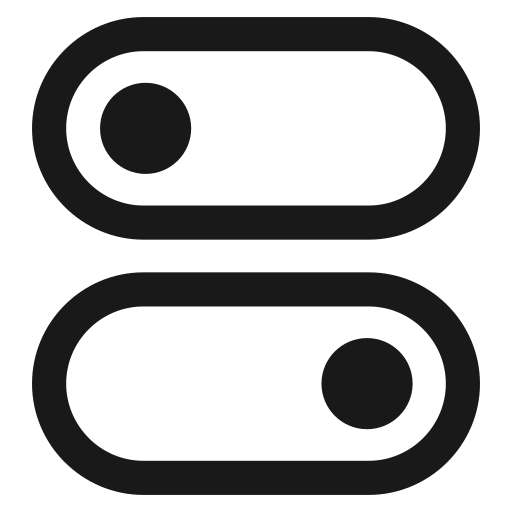
#> input picture media/images/control_center.png, 512 x 512 px
$ python extract-colors.py ../media/images/control_center.png
#> lines starting #> are read from the running program, lines starting #| are printed output that depends on the picture
#!/usr/bin/env python3
import sys, urllib.parse, urllib.request, io, json, os, colorsys, time

# ── Cache: one file per URL (hash-keyed) with TTL, no full-rewrite overhead ──
_CACHE_DIR = "/tmp/qs-colors"
_CACHE_TTL = 7 * 24 * 3600  # 7 days

def _cache_path(url):
    import hashlib
    return os.path.join(_CACHE_DIR, hashlib.md5(url.encode()).hexdigest() + ".txt")

def get_cached(url):
    try:
        p = _cache_path(url)
#> in get_colors, img is the input picture: PIL image 512x512 RGBA; mean R, G, B, A 8.3, 8.3, 8.3, 81.9
        if os.path.exists(p):
            # Honour TTL — stale entries are silently ignored
            if time.time() - os.path.getmtime(p) < _CACHE_TTL:
                with open(p, "r") as f:
                    return f.read().strip() or None
    except Exception:
        pass
    return None

def save_cache(url, colors):
    try:
        os.makedirs(_CACHE_DIR, exist_ok=True)
        with open(_cache_path(url), "w") as f:
            f.write(colors)
    except Exception:
        pass

def extract_vibrant_palette(img):
    # Downscale with BILINEAR for a more representative colour sample
    img.thumbnail((64, 64), 1)  # 1 = Image.Resampling.LANCZOS / BILINEAR
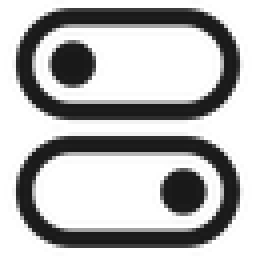
#> img: PIL image 64x64 RGBA (shown 4 times larger); mean R, G, B, A 10.5, 10.5, 10.5, 81.7; transparent parts drawn white
    rgb_img = img.convert("RGB")
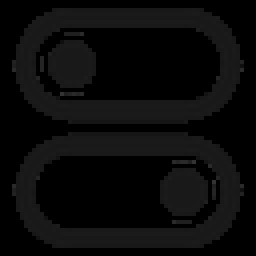
#> rgb_img: PIL image 64x64 RGB (shown 4 times larger); min 0, max 51, mean 10.5

    # Bulk pixel read — single call instead of 4096 getpixel() calls
    raw_pixels = list(rgb_img.getdata())
#> raw_pixels = 4096 items, first 6: (0, 0, 0), (0, 0, 0), (0, 0, 0), (0, 0, 0), (0, 0, 0), (0, 0, 0)

    # Bucket pixels into 24 hue bins (15 deg each)
    hue_bins = [[] for _ in range(24)]
    scored_pixels = []

    for r, g, b in raw_pixels:
        h, l, s = colorsys.rgb_to_hls(r / 255.0, g / 255.0, b / 255.0)

        # Skip extreme darks and extreme highlights
        if l < 0.10 or l > 0.92:
            continue

        # Vibrancy score prioritizing rich saturation and balanced lightness
        l_score = max(0.2, 1.0 - abs(l - 0.55) * 1.5)
        score = (s ** 1.3) * l_score
        bin_idx = int(h * 24) % 24
        hue_bins[bin_idx].append((score, h, l, s))
        scored_pixels.append((score, h, l, s))
#> after the loop, scored_pixels = 641 items, first 6: (0, 0, 0.102, 0), (0, 0, 0.102, 0), (0, 0, 0.102, 0), (0, 0, 0.106, 0), (0, 0, 0.106, 0), (0, 0, 0.102, 0)

    if not scored_pixels:
        return ["#67e8f9", "#818cf8", "#f472b6"]

    bin_scores = [(sum(p[0] for p in b), idx) for idx, b in enumerate(hue_bins) if b]
#> bin_scores = [(0, 0)]
    bin_scores.sort(key=lambda x: x[0], reverse=True)

    if not bin_scores or bin_scores[0][0] < 0.05:
        # Monochrome / low-saturation art fallback (stylish luminous cyan/violet/rose)
        return ["#67e8f9", "#a5b4fc", "#f472b6"]

    top_bin = hue_bins[bin_scores[0][1]]
    top_bin.sort(key=lambda x: x[0], reverse=True)
    _, top_h, top_l, top_s = top_bin[0]

    # Check for a distinct secondary hue bin (at least 30 deg away)
    second_h = None
    top_bin_idx = bin_scores[0][1]
    for b_score, b_idx in bin_scores[1:]:
        dist = abs(b_idx - top_bin_idx)
        dist = min(dist, 24 - dist)
        if dist >= 2 and b_score > bin_scores[0][0] * 0.25:
            sec_bin = hue_bins[b_idx]
            sec_bin.sort(key=lambda x: x[0], reverse=True)
            second_h = sec_bin[0][1]
            break

    # Guarantee vivid saturation and high-contrast lightness on dark glass
    sat1 = max(0.70, min(0.95, top_s * 1.3))
    lit1 = max(0.55, min(0.72, top_l if top_l >= 0.5 else 0.52 + top_l * 0.25))

    r1, g1, b1 = colorsys.hls_to_rgb(top_h, lit1, sat1)

    if second_h is not None:
        h2 = second_h
    else:
        h2 = (top_h + 22.0 / 360.0) % 1.0
    r2, g2, b2 = colorsys.hls_to_rgb(h2, max(0.55, min(0.72, lit1 * 0.96)), max(0.70, sat1))

    h3 = (top_h - 22.0 / 360.0) % 1.0
    r3, g3, b3 = colorsys.hls_to_rgb(h3, max(0.58, min(0.75, lit1 * 1.05)), min(1.0, sat1 * 1.05))

    c1 = f"#{int(r1*255):02x}{int(g1*255):02x}{int(b1*255):02x}"
    c2 = f"#{int(r2*255):02x}{int(g2*255):02x}{int(b2*255):02x}"
    c3 = f"#{int(r3*255):02x}{int(g3*255):02x}{int(b3*255):02x}"
    return [c1, c2, c3]

def get_colors(url):
    if not url:
        return "#d79921 #cba6f7 #89b4fa"

    cached = get_cached(url)
    if cached:
        return cached

    try:
        from PIL import Image
        if url.startswith("file://"):
            parsed = urllib.parse.urlparse(url)
            path = urllib.parse.unquote(parsed.path)
            img = Image.open(path)
        elif url.startswith("http://") or url.startswith("https://"):
            req = urllib.request.Request(url, headers={"User-Agent": "Mozilla/5.0"})
            data = urllib.request.urlopen(req, timeout=1.5).read()
            img = Image.open(io.BytesIO(data))
        else:
            img = Image.open(url)

        palette = extract_vibrant_palette(img)
#> palette = ['#67e8f9', '#a5b4fc', '#f472b6']
        result = " ".join(palette)
        save_cache(url, result)
        return result
    except Exception:
        return "#d79921 #cba6f7 #89b4fa"

if __name__ == "__main__":
    raw_url = sys.argv[1].strip() if len(sys.argv) > 1 else ""
    print(get_colors(raw_url))
